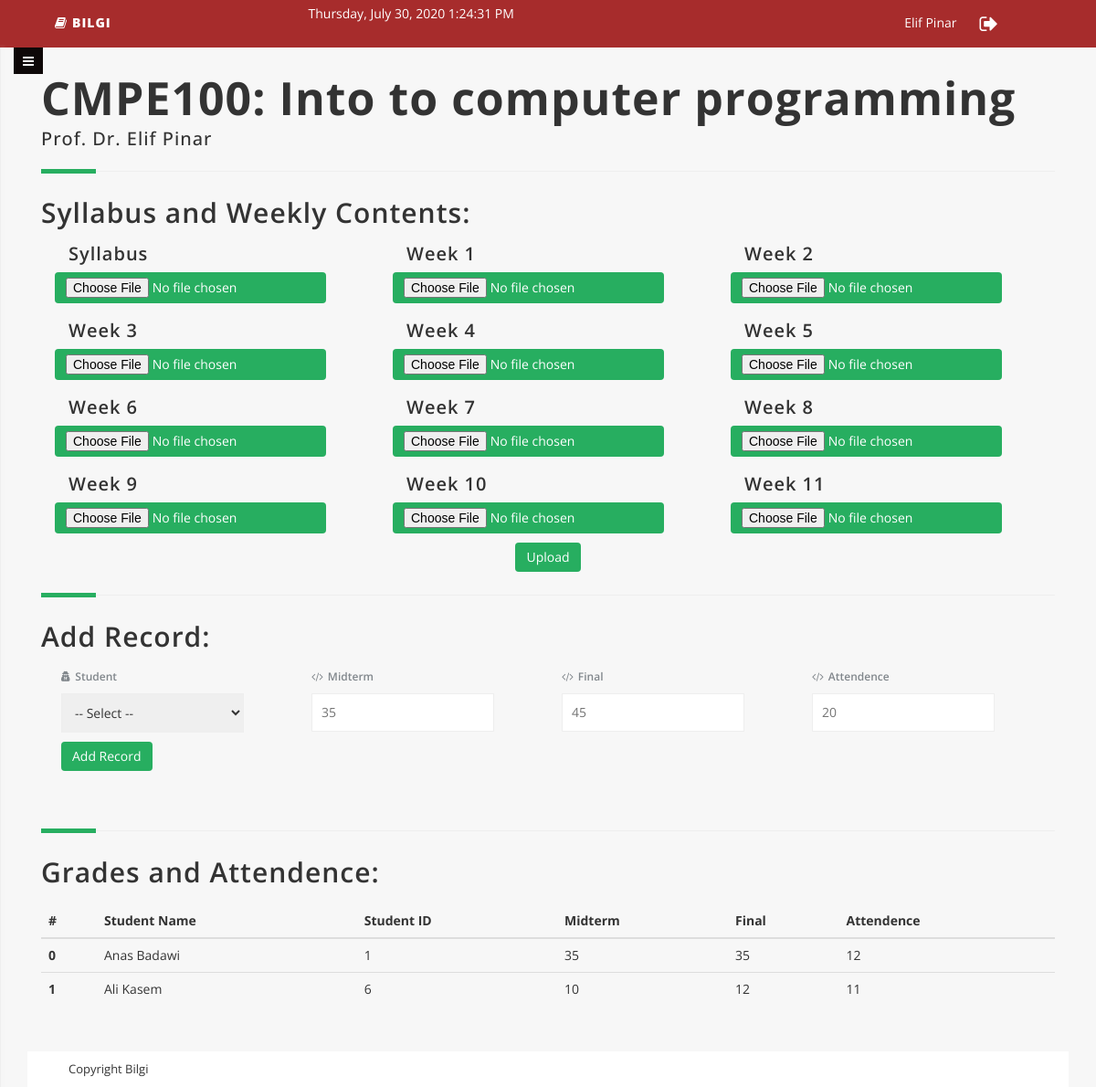
The page /teacher-course.php?course_id=1 (signed in) on the database its author committed.
### tables this page shows
CREATE TABLE `GradesAndAttendence` (
  `course_id` int(11) NOT NULL,
  `student_id` int(11) NOT NULL,
  `mid_grade` int(11) NOT NULL,
  `final_grade` int(11) NOT NULL,
  `attendence` int(11) NOT NULL
);

### teacher-course.php (the view, shortened to what this page needs)
<!DOCTYPE html>
<html>
<head>
    <link href="assets/css/bootstrap.min.css" rel="stylesheet" media="screen">
    <link href="assets/css/style.css" rel="stylesheet" media="screen">
    <link href="assets/font-awesome/css/font-awesome.min.css" rel="stylesheet" media="screen">
</head>
<body>
    <div class="row dashboard-top-nav">
        <div class="col-sm-3 logo">
            <h5><i class="fa fa-book"></i>BILGI</h5>
        </div>
        <div class="col-sm-3 logo">
            <div id="clockbox"></div>
        </div>
        <div style="margin-top:10px" class="col-sm-5 notification-area">
            <span><?php echo $_SESSION['teacher_info'][1] ?></span>
        </div>
        <a href="login.php" style="color:#fff;"><i class="fa fa-sign-out" style="font-size:22px; padding:10px;cursor:pointer "></i>
        </a>
    </div>
    <div class="parent-wrapper" id="outer-wrapper">
        <div class="main-content" id="content-wrapper">
            <div class="container-fluid">
                <div class="row">
                    <div class="col-lg-12 clear-padding-xs">
                        <h5 class="page-title"><?php echo $_SESSION['course_details'][1] . ": " . $_SESSION['course_details'][2] ?></h5>
                        <h5 class="page-title prof">Prof. Dr. <?php echo $_SESSION['teacher_info'][1] ?></h5>
                        <div class="section-divider"></div>
                        <h5 class="weekst page-title">Syllabus and Weekly Contents:</h5>
                        <div class="row">
                            <div class="col-lg-12 clear-padding-xs">
                                <div class="col-lg-4 col-md-4 col-xs-6">
                                    <h5 class="weeks page-title">Syllabus</h5>
                                    <input class="btn" type="file" name="" id="" placeholder="Select">
                                </div>
                                <div class="col-lg-4 col-md-4 col-xs-6">
                                    <h5 class="weeks page-title">Week 1</h5>
                                    <input class="btn" type="file" name="" id="">
                                </div>
                                <div class="col-lg-4 col-md-4 col-xs-6">
                                    <h5 class="weeks page-title">Week 2</h5>
                                    <input class="btn" type="file" name="" id="">
                                </div>
                                <div class="col-lg-4 col-md-4 col-xs-6">
                                    <h5 class="weeks page-title">Week 3</h5>
                                    <input class="btn" type="file" name="" id="">
                                </div>
                                <div class="col-lg-4 col-md-4 col-xs-6">
                                    <h5 class="weeks page-title">Week 4</h5>
                                    <input class="btn" type="file" name="" id="">
                                </div>
                                <div class="col-lg-4 col-md-4 col-xs-6">
                                    <h5 class="weeks page-title">Week 5</h5>
                                    <input class="btn" type="file" name="" id="">
                                </div>
                                <div class="col-lg-4 col-md-4 col-xs-6">
                                    <h5 class="weeks page-title">Week 6</h5>
                                    <input class="btn" type="file" name="" id="">
                                </div>
                                <div class="col-lg-4 col-md-4 col-xs-6">
                                    <h5 class="weeks page-title">Week 7</h5>
                                    <input class="btn" type="file" name="" id="">
                                </div>
                                <div class="col-lg-4 col-md-4 col-xs-6">
                                    <h5 class="weeks page-title">Week 8</h5>
                                    <input class="btn" type="file" name="" id="">
                                </div>
                                <div class="col-lg-4 col-md-4 col-xs-6">
                                    <h5 class="weeks page-title">Week 9</h5>
                                    <input class="btn" type="file" name="" id="">
                                </div>
                                <div class="col-lg-4 col-md-4 col-xs-6">
                                    <h5 class="weeks page-title">Week 10</h5>
                                    <input class="btn" type="file" name="" id="">
                                </div>
                                <div class="col-lg-4 col-md-4 col-xs-6">
                                    <h5 class="weeks page-title">Week 11</h5>
                                    <input class="btn" type="file" name="" id="">
                                </div>
                            </div>
                        </div>
                        <center>
                            <button class="btn">Upload</button>
                        </center>
                        <div class="section-divider"></div>
                        <h5 class="weekst page-title">Add Record:</h5>
                        <div class="marg">
                            <div class="inner-item">
                                <form class="dash-form" action="" method="POST" role="form">
                                    <div class="row">
                                        <div class="col-lg-12 clear-padding-xs">
                                            <div class="col-lg-3 col-md-3 col-xs-6">
                                                <label><i class="fa fa-user-secret"></i>Student</label>
                                                <select name="selectedstu" style="max-width: 200px;">
                                                    <option>-- Select --</option>
                                                </select>
                                            </div>
                                            <div class="col-lg-3 col-md-3 col-xs-6">
                                                <label><i class="fa fa-code"></i>Midterm</label>
                                                <input style="max-width: 200px;" type="text" name="midterm" placeholder="35" />
                                            </div>
                                            <div class="col-lg-3 col-md-3 col-xs-6">
                                                <label><i class="fa fa-code"></i>Final</label>
                                                <input style="max-width: 200px;" type="text" name="final" placeholder="45" />
                                            </div>
                                            <div class="col-lg-3 col-md-3 col-xs-6">
                                                <label><i class="fa fa-code"></i>Attendence</label>
                                                <input style="max-width: 200px;" type="text" name="attendence" placeholder="20" />
                                            </div>
                                        </div>
                                    </div>
                                    <button class="btn" style="margin-left:30px;" name="add" type="submit" value="Add Record">Add Record
                                </form>
                            </div>
                        </div>
                        <br>
                        <br>
                        <div class="section-divider"></div>
                        <h5 class="weekst page-title">Grades and Attendence:</h5>
                        <br>
                        <div class="row">
                            <div class="col-lg-12 clear-padding-xs">
                                <form name="gradesform" action="" method="POST">
                                    <table class="table">
                                        <thead class="thead-dark">
                                            <tr>
                                                <th class="whitefont" scope="col">#</th>
                                                <th class="whitefont" scope="col">Student Name</th>
                                                <th class="whitefont" scope="col">Student ID</th>
                                                <th class="whitefont" scope="col">Midterm</th>
                                                <th class="whitefont" scope="col">Final</th>
                                                <th class="whitefont" scope="col">Attendence</th>
                                            </tr>
                                        </thead>
                                        <tbody>
                                            <?php foreach ($_SESSION['registered-students'] as $key => $value) {
                                                echo "<tr>";
                                                echo "<th>" . ($key) . "</th>";
                                                echo "<td>" . $_SESSION['registered-students'][$key][5] . "</td>";
                                                echo "<td>" . $_SESSION['registered-students'][$key][1] . "</td>";
                                                echo "<td>" . $_SESSION['registered-students'][$key][2] . "</td>";
                                                echo "<td>" . $_SESSION['registered-students'][$key][3] . "</td>";
                                                echo "<td>" . $_SESSION['registered-students'][$key][4] . "</td>";
                                                echo "</tr>";
                                            } ?>
                                        </tbody>
                                    </table>
                            </div>
                        </div>
                        <div class="dash-footer col-lg-12">
                            <p>Copyright Bilgi</p>
                        </div>
                    </div>
                </div>
                <div class="menu-togggle-btn">
                    <a href="#menu-toggle" id="menu-toggle"><i class="fa fa-bars"></i></a>
                </div>
            </div>
        </div>
</body>
</html>

### assets/css/style.css (style rules this page uses)
html, body { font-family: 'Open Sans', sans-serif; height: 100%; text-rendering: optimizeLegibility; -webkit-font-smoothing: antialiased; }
.row { margin: 0; }
.dashboard-top-nav { padding: 5px 45px; background: rgb(167, 44, 44); color: #fff; }
.dashboard-top-nav .logo h5 { font-weight: 800; letter-spacing: 1px; margin: 13px 0 0; line-height: 1; }
.dashboard-top-nav .logo h5 i { margin-right: 5px; }
.dashboard-top-nav .notification-area { text-align: right; margin-top: 10px; }
.dash-form input, .dash-form textarea, .dash-form select { width: 100%; border: 1px solid #eee; padding: 10px; }
.dash-form label { display: block; color: #81878C; font-size: 12px; font-weight: 600; margin-top: 20px; margin-bottom: 10px; }
.dash-form label i, .dash-form a i { margin-right: 5px; }
.dash-footer { background: #fff; padding: 10px 45px; margin-top: 30px; }
.dash-footer p { margin: 0; font-size: 13px; }
.parent-wrapper { padding-left: 0; -webkit-transition: all 0.5s ease; -moz-transition: all 0.5s ease; -o-transition: all 0.5s ease; transition: all 0.5s ease; }
.main-content { width: 100%; position: absolute; padding: 30px 0 0; background: #f7f7f7; }
.menu-togggle-btn { position: absolute; top: 5px; z-index: 10000; }
.menu-togggle-btn a { color: #fff; padding: 5px 10px; background: rgb(14, 8, 8) }
.section-divider { margin: 25px 15px 30px; border-top: 1px solid #eee; position: relative; }
.section-divider:after { content: ''; position: absolute; width: 60px; background: #27AE60; height: 5px; left: 0px; top: -3px; }
.page-title { font-weight: 700; letter-spacing: 1px; line-height: 1; margin: 0; padding: 0 15px; }

### teacher-course.php (style rules this page uses)
.page-title { font-size: 50px; }
p { font-size: 20px; }
.prof { margin-top: 10px; font-size: 20px; font-weight: 500; }
.weeks { margin-top: 20px; font-size: 20px; font-weight: 600; }
.weekst { margin-top: 20px; font-size: 30px; font-weight: 600; }
.btn { margin-top: 10px; background-color: #27AE60; border: none; color: white; }
.marg { margin-right: 7px; margin-left: 7px; }

### rows shown on the page
gradesandattendence: key "0", registered "Anas Badawi", registered "1", registered "35", registered "12"
gradesandattendence: key "1", registered "Ali Kasem", registered "6", registered "10", registered "12", registered "11"

### other values the page prints
$_SESSION['teacher_info'][1] "Elif Pinar"
$_SESSION['course_details'][1] "CMPE100"
$_SESSION['course_details'][2] "Into to computer programming"
